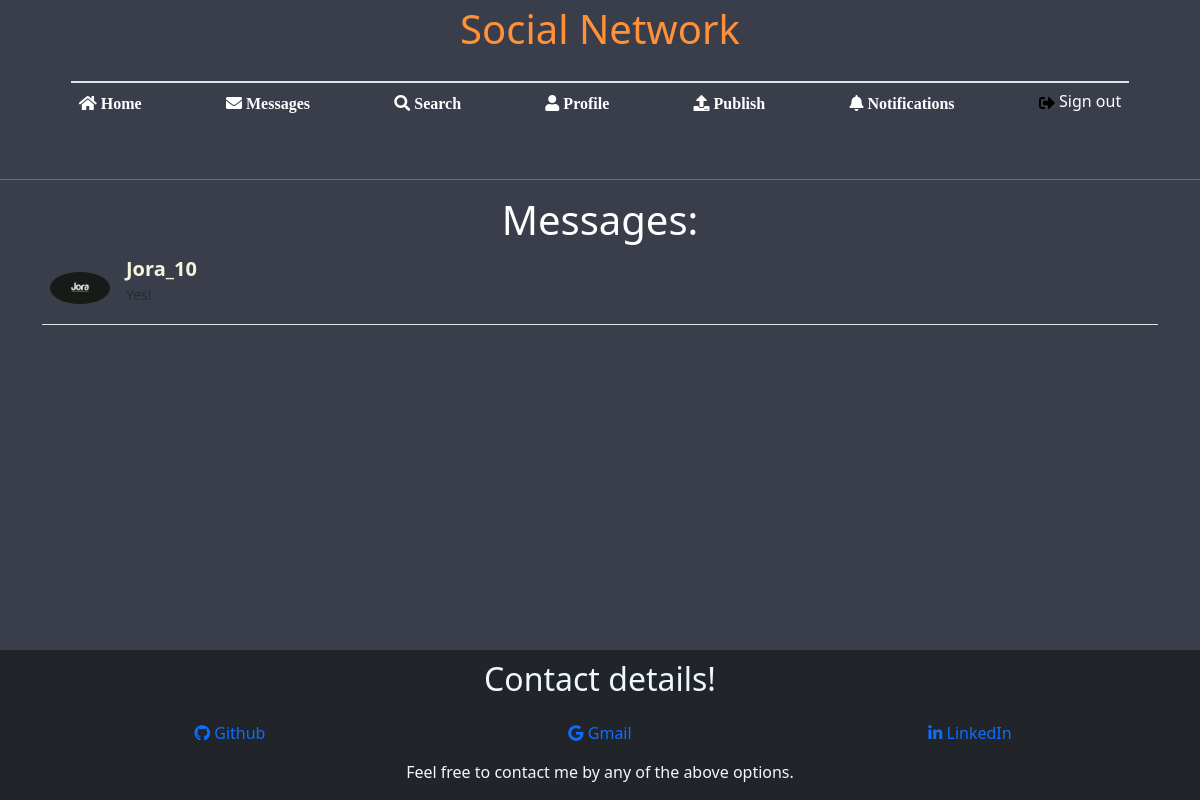
Before: /chatting (signed in) with the older database file.
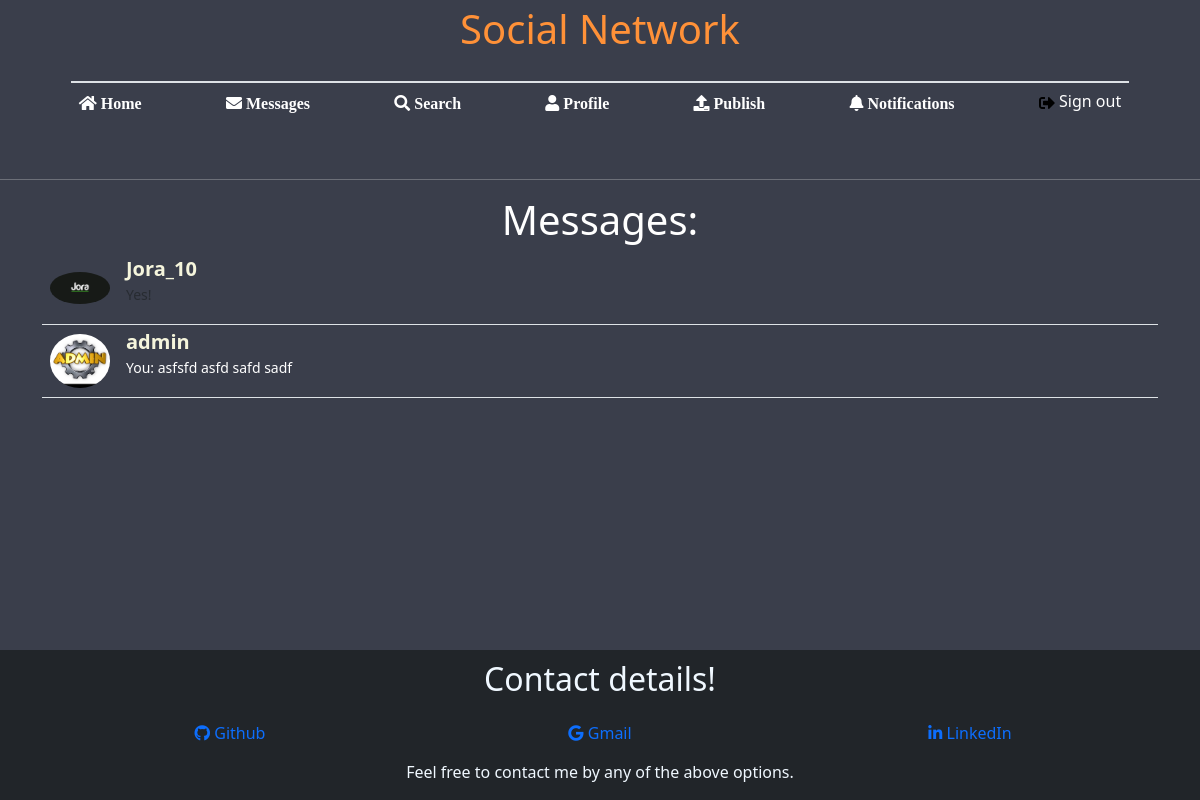
After: the same page with the newer database file.
### base/models.py (models this page shows)
class Friend(models.Model):
    user1 = models.ForeignKey(User, on_delete=models.CASCADE, related_name='user1_friends')
    user2 = models.ForeignKey(User, on_delete=models.CASCADE, related_name='user2_friends')
    last_message_date = models.DateTimeField()

class ProfileInfo(models.Model):
    degree = models.CharField(max_length=100, null=True, blank=True, default='')
    workplace = models.CharField(max_length=100, null=True, blank=True, default='')
    age = models.IntegerField(null=True, blank=True)
    address = models.CharField(max_length=100, null=True, blank=True, default='')
    user = models.OneToOneField(User, on_delete=models.CASCADE)
    profile_image = models.FileField(upload_to='profile_images/', null=True, blank=True, default='/profile_images/default.png')

class Message(models.Model):
    sender = models.ForeignKey(User, related_name="sent_messages", on_delete=models.CASCADE)
    recipient = models.ForeignKey(User, related_name="received_messages", on_delete=models.CASCADE)
    message = models.TextField()
    timestamp = models.DateTimeField()

### base/views.py (the view)
# urls.py: path('chatting', views.friends_message_view, name='friends_message_view'),
def friends_message_view(request):
    if request.user.is_authenticated:
        current_user = request.user
        user1_friends = Friend.objects.filter(user1=current_user)
        user2_friends = Friend.objects.filter(user2=current_user)
        friends = user1_friends.filter(user2__in=user2_friends.values('user1'))
        friend_names = []
        messages = []
        for friend in friends:
            friend_names.append(friend.user2.username)
            user1 = friend.user1
            if user1 == current_user:
                user1 = friend.user2
            sender_query = Message.objects.filter(sender=user1, recipient=current_user).order_by('timestamp')
            receiver_query = Message.objects.filter(sender=current_user, recipient=user1).order_by('timestamp')
            sent_message = ''
            received_message = ''
            if len(sender_query) > 0:
                sent_message = sender_query.last()
            if len(receiver_query) > 0:
                received_message = receiver_query.last()
            if (sent_message == '' and received_message == ''):
                messages.append('')
            elif (sent_message == '' and received_message != ''):
                messages.append(received_message)
            elif (sent_message != '' and received_message == ''):
                messages.append(sent_message)
            else:
                if sent_message.timestamp > received_message.timestamp:
                    messages.append(sent_message)
                else:
                    messages.append(received_message)
        zipped = zip(friends, messages)
        return render(request, 'chat_view.html', {'user': current_user,'friends_messages': zipped,
            'friend_names': friend_names, 'has_unreplied_request': has_unreplied_request(current_user)})
    else:
        return redirect('/')

### base/views.py (called while the page is built)
def has_unreplied_request(user):
    if Requests.objects.filter(to_user=user).exists():
        return True
    else:
        return False

### templates/chat_view.html (shortened to what the changed rows need)
{% load static %}
<!DOCTYPE html>
<html lang="en" style="height: 100%;">
<head>
    <link rel="stylesheet" href="{% static 'index.css' %}">
    <link rel="stylesheet" href="{% static 'requests.css' %}">
    <link rel="stylesheet" href="https://cdnjs.cloudflare.com/ajax/libs/font-awesome/5.15.3/css/all.min.css" />
    <link rel="stylesheet" href="https://cdn.jsdelivr.net/npm/bootstrap@5.3.0-alpha1/dist/css/bootstrap.min.css"/>
</head>
<body class="d-flex flex-column min-vh-100" style="background: #3A3E4B; color: white;">
    <header>
        <h1 class="d-none d-lg-block"
        style="text-align: center; color: #FF9138; margin-top: 5px; margin-bottom: -30px;">Social Network</h1>
    </header>
    <div class="container">
        <h1 style="text-align: center;">Messages:</h1>
        <ul class="list-unstyled mb-0">
            {% for friend, message in friends_messages %}
                <li class="p-2 border-bottom">
                    {% if friend.user1.username > friend.user2.username %}
                    <a href="chat/{{friend.user2.username}}-{{friend.user1.username}}" class="d-flex justify-content-between"
                    style="text-decoration: none;" onclick="SendMessage(event)">
                    {% else %}
                    <a href="chat/{{friend.user1.username}}-{{friend.user2.username}}" class="d-flex justify-content-between"
                    style="text-decoration: none;" onclick="SendMessage(event)">
                    {% endif %}
                        <div class="d-flex flex-row">
                            <img src="{{friend.user2.profileinfo.profile_image}}" alt="avatar"
                                class="rounded-circle d-flex align-self-center me-3 shadow-1-strong" width="60">
                            <div class="pt-1">
                                <p class="fw-bold mb-3" style="font-size: 20px; color: beige;">{{friend.user2.username}}</p>
                                {% if message.sender == friend.user1 %}
                                    <p class="small text-white">You: {{message.message}}</p>
                                {% else %}
                                    <p class="small text-muted text-white">{{message.message}}</p>
                                {% endif %}
                            </div>
                        </div>
                    </a>
                </li>
            {% endfor %}
        </ul>
    </div>
    <footer id="foot" class="bg-dark mt-auto" style="color: aliceblue; text-align: center;">
        <div class="container" style="padding-top: 10px;">
            <h2>Contact details! </h2>
        </div>
    </footer>
</body>
</html>

Changed rows visible on the page:
added Friend: user2.profileinfo.profile_image (picture), user2.username "admin", message "asfsfd asfd safd sadf"
